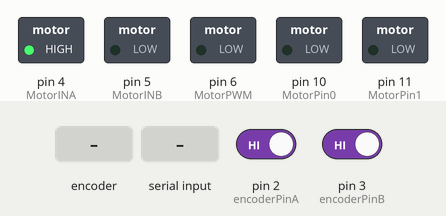
Bench run of a sketch on a simulated Arduino Pro Mini, built with avr-gcc and run on an emulated ATmega328P. Parts: switched loads named in the sketch (green lamp = pin HIGH). The test bench sets the inputs (shaded band); at power-on: pin 2 (encoderPinA) HIGH, pin 3 (encoderPinB) HIGH. What the sketch prints to the serial monitor is not drawn.

Above: at 1.2 s.
1.3 s: rotary encoder on pin 2 (encoderPinA) / pin 3 (encoderPinB) turned 3 steps (first pin leading)
At 2.4 s:
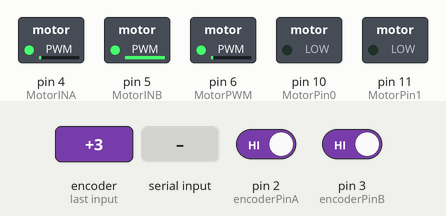
3.5 s: "{" received over Serial
At 3.8 s:
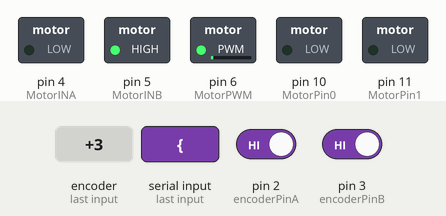
5.0 s: rotary encoder on pin 2 (encoderPinA) / pin 3 (encoderPinB) turned 2 steps (second pin leading)
At 6.3 s:
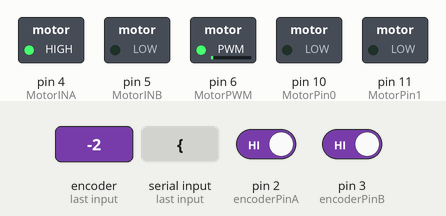
6.9 s: "{" received over Serial
At 7.7 s:
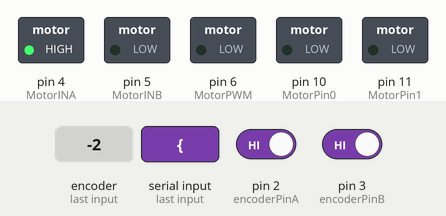
8.4 s: rotary encoder on pin 2 (encoderPinA) / pin 3 (encoderPinB) turned 3 steps (first pin leading)
At 10.1 s:
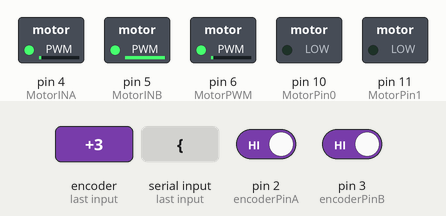
10.5 s: rotary encoder on pin 2 (encoderPinA) / pin 3 (encoderPinB) turned 2 steps (second pin leading)
At 11.2 s:
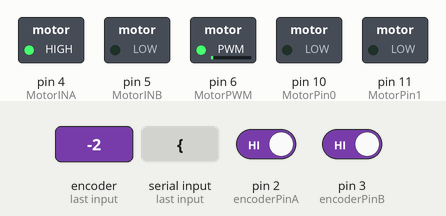
Timing chart, 0 to 13.4 s (numbered marks = the images above; inputs shaded):
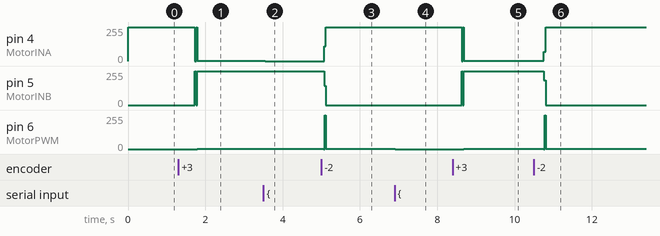

The sketch:

joint_position_controller_VNH5019.ino
```cpp
/*
   Created Or Edited on: 14/12/2015
   Author: Zach
           qoogood1234@gmail.com
*/

#include <SoftwareSerial.h>
#include <Metro.h>
#define L298N 0
#define VNH5019 1
#define DRIVER VNH5019
//#define AXIS_TYPE OUTWARD
#define CW 1 //L0 L2 L3 R2 R3
#define CCW -1 //L1 R0 R1
#define AXIS_TYPE CCW
#define HOME_SPEED_PWM 150 //150

//MOTOR PWM PIN ASSIGNMENT

#define MotorPin0 10 //pro mini
#define MotorPin1 11 //pro mini


#define MotorINA 4
#define MotorINB 5
#define MotorPWM 6


//ENCODER PIN ASSIGNMENT
#define encoderPinA 2
#define encoderPinB 3

// STATE MACHINE
#define INIT_STATE 0
#define HOME_STATE 1
#define HOME_ZONE_STATE 2
#define WORKING_RANGE_STATE 3
#define END_ZONE_STATE 4
#define MAX_PWM 255
double rad_tick=(double)6.28/32767; //resolution
double degree_tick=(double)360/32767; //resolution

int state=WORKING_RANGE_STATE;
int home_switch=0;
int offset_flag=0;


struct mySerialSendByte{
  char cS=0;
  char cS2=0;
  byte cV0H=0;
  byte cV0L=0;
  byte cV1H=0;
  byte cV1L=0;
  byte cV2H=0;
  byte cV2L=0;
  byte cV3H=0;
  byte cV3L=0;
  byte cV4H=0;
  byte cV4L=0;
  char cF=0;
  char cF2=0;
  };
mySerialSendByte mySerialSendByte;
double cmdPwm=0;
double cmdPos_ROS=0,anglePos_ROS=0; //degree
double pos_offset=0;
int pos_offset_v=0;
double max_working_rage=0;
double cmdPos_Joint=0,anglePos_Joint=0,anglePos_Joint_last=0,angleSpeed_Joint;
double Kp=20;
//ENC STATE
int pinAState = 0;int pinAStateOld = 0;int pinBState = 0;int pinBStateOld = 0;

volatile long encoderPos = 0;
volatile long unknownvalue = 0;

Metro mainTimer = Metro(10);
Metro feedbackTimer = Metro(10);
//HOME
#define HomePin 0
#define EndPin 1


void setup() {

    pinMode(MotorPin0, OUTPUT);
    pinMode(MotorPin1, OUTPUT);

    pinMode(MotorINA, OUTPUT);
    pinMode(MotorINB, OUTPUT);
    pinMode(MotorPWM, OUTPUT);

    pinMode(encoderPinA, INPUT);
    digitalWrite(encoderPinA, HIGH); // turn on pullup resistor
    pinMode(encoderPinB, INPUT);
    digitalWrite(encoderPinB, HIGH); // turn on pullup resistor

    attachInterrupt(0, doEncoder, CHANGE); // encoder pin on interrupt 0 - pin 2
    attachInterrupt(1, doEncoder, CHANGE);

    Serial.begin (57600);

}

void loop(){

  if (feedbackTimer.check() == true) {
      send_feedback();
      //delay(10);
  }


  if (mainTimer.check() == true) {
       control_loop();
       angleSpeed_Joint = double((anglePos_Joint-anglePos_Joint_last)/0.01);
       anglePos_Joint_last=anglePos_Joint;
       printTemple();
  }
//printTemple();
}

void control_loop(){
    /////WRITE ENC to mega

    //READ HOME SENSOR VALUE
    int HomeValue=0;//analogRead(HomePin);
    int EndValue=0;//analogRead(EndPin);

    //GET CMD FROM MEGA
    get_cmd_pos();

    //CREATE cmdPos_Joint

    pos_offset=pos_offset+0.01*pos_offset_v;


    cmdPos_Joint=cmdPos_ROS+pos_offset;

    //GET ENC
    get_angle_from_enc();


    //CONTROL STRATERGY
    switch(state){

      case INIT_STATE:
            send_cmd_to_motor(0);
            if(home_switch==1)
              state=HOME_STATE;
            break;

      case HOME_ZONE_STATE:
            if(home_switch==1)
              go_joint_pos_ros(0);
            else{
              if(cmdPos_ROS>anglePos_ROS) {
                    go_joint_pos_ros(cmdPos_ROS);
                    state=WORKING_RANGE_STATE;
              }
              else
                    go_joint_pos_ros(0);
            }
            break;


      case WORKING_RANGE_STATE:
            if(home_switch==1)
              state=HOME_STATE;
            else {
              if(HomeValue>650) {
                  state=HOME_ZONE_STATE;
              }
              else if (EndValue>650){
                  max_working_rage=anglePos_ROS;
                  state=END_ZONE_STATE;
                }
                else
                {
                  //PWM testing 正轉
                  digitalWrite(MotorINA,1);digitalWrite(MotorINB,0);analogWrite(MotorPWM,255);
                  //PWM testing 反轉
                  //digitalWrite(MotorINA,0);digitalWrite(MotorINB,1);analogWrite(MotorPWM,255);
                  //position control
                  go_joint_pos_ros(cmdPos_ROS);
                }
            }


            break;

      }
  }


void send_feedback(){

    int V[3]={state,(int)anglePos_ROS,(int)cmdPos_ROS};
    //int V[3]={1,2,3};
    mySerialSendByte.cS='{';
    mySerialSendByte.cV0H =highByte(V[0]);
    mySerialSendByte.cV0L =lowByte(V[0]);

    mySerialSendByte.cV1H =highByte(V[1]);
    mySerialSendByte.cV1L =lowByte(V[1]);

    mySerialSendByte.cV2H =highByte(V[2]);
    mySerialSendByte.cV2L =lowByte(V[2]);

    mySerialSendByte.cF='.';
    mySerialSendByte.cF2='}';

    byte sendBuffer[10] = {0};//[12];
    sendBuffer[0]=mySerialSendByte.cS;
    sendBuffer[1]=mySerialSendByte.cV0H;
    sendBuffer[2]=mySerialSendByte.cV0L;
    sendBuffer[3]=mySerialSendByte.cV1H;
    sendBuffer[4]=mySerialSendByte.cV1L;
    sendBuffer[5]=mySerialSendByte.cV2H;
    sendBuffer[6]=mySerialSendByte.cV2L;
    sendBuffer[7]=highByte(V[0]+V[1]+V[2]);
    sendBuffer[8]=lowByte(V[0]+V[1]+V[2]);
    sendBuffer[9]=mySerialSendByte.cF2;
    //Serial.write(sendBuffer,1);
    Serial.write(sendBuffer,sizeof(sendBuffer));


  }

void go_joint_pos_ros(double target_pos_ros) {
      double target_pos_joint=target_pos_ros+pos_offset;
      cmdPwm=Kp*(target_pos_joint-anglePos_Joint);
  if(AXIS_TYPE == CCW){
    if(DRIVER==L298N)
      send_cmd_to_motor(-cmdPwm);
    else if(DRIVER==VNH5019)
      send_cmd_to_motor_VNH5019(-cmdPwm);
  }
  else{
    if(DRIVER==L298N)
      send_cmd_to_motor(cmdPwm);
    else if(DRIVER==VNH5019)
      send_cmd_to_motor_VNH5019(cmdPwm);
     }
  }


void get_cmd_pos() {

    //GET POS_CMD FROM MEGA

     char rS=(char)Serial.read();
     if(rS=='{'){
     char commandArray[5];
     Serial.readBytes(commandArray,5);
     byte rSH=commandArray[0];
     byte rSL=commandArray[1];
     byte rPH=commandArray[2];
     byte rPL=commandArray[3];
     char rF=commandArray[4];
     if(rF=='}') {
       pos_offset_v=((rSH<<8)+rSL)*0.01;
       cmdPos_ROS=((rPH<<8)+rPL); //degree
       //cmdPos_ROS=quantity*rad_tick*(double)360/6.28;
       }
     }

}


void get_angle_from_enc() {

  if(AXIS_TYPE == CCW){
          anglePos_Joint=1*encoderPos*0.00694;//(double)360/(64*810*1);
          anglePos_ROS=anglePos_Joint-pos_offset;
  }
  else{
          anglePos_Joint=-1*encoderPos*0.00694;//(double)360/(64*810*1);
          anglePos_ROS=anglePos_Joint-pos_offset;
  }
}


void send_cmd_to_motor(int cmdpwm) {

    int vPlus=0,vMinus=0;
    if(cmdpwm>=0)
    {
      vPlus=cmdpwm;
      vMinus=0;
    }
    else if(cmdpwm<0)
     {
      vPlus=0;
      vMinus=-cmdpwm;
    }

     if(vPlus>=MAX_PWM)
        vPlus=MAX_PWM;
     else if(vPlus<-MAX_PWM)
          vPlus=-MAX_PWM;


     if(vMinus>=MAX_PWM)
        vMinus=MAX_PWM;
     else if(vMinus<-MAX_PWM)
          vMinus=-MAX_PWM;
    analogWrite(MotorPin1,vPlus);
    analogWrite(MotorPin0,vMinus);

}


void send_cmd_to_motor_VNH5019(int cmdpwm) {

    int dir;
    if (cmdpwm>=0)
      dir=1;
    else
      dir=-1;

    cmdpwm=abs(cmdpwm);


    if(cmdpwm>=MAX_PWM)
      cmdpwm=MAX_PWM;
    if (dir==1){
      digitalWrite(MotorINA,1);
      digitalWrite(MotorINB,0);
      analogWrite(MotorPWM,cmdpwm);
    }
    else{
      digitalWrite(MotorINA,0);
      digitalWrite(MotorINB,1);
      analogWrite(MotorPWM,cmdpwm);
      }
}

void doEncoder() {
    // encoderPos++;
    pinAState = digitalRead(2);
    pinBState = digitalRead(3);

    if (pinAState == 0 && pinBState == 0) {
    if (pinAStateOld == 1 && pinBStateOld == 0) // forward
    encoderPos ++;
    if (pinAStateOld == 0 && pinBStateOld == 1) // reverse
    encoderPos --;
    if (pinAStateOld == 1 && pinBStateOld == 1) // unknown
    unknownvalue ++;
    if (pinAStateOld == 0 && pinBStateOld == 0) // unknown
    unknownvalue ++;
    }
    if (pinAState == 0 && pinBState == 1) {
    if (pinAStateOld == 0 && pinBStateOld == 0) // forward
    encoderPos ++;
    if (pinAStateOld == 1 && pinBStateOld == 1) // reverse
    encoderPos --;
    if (pinAStateOld == 1 && pinBStateOld == 0) // unknown
    unknownvalue ++;
    if (pinAStateOld == 0 && pinBStateOld == 1) // unknown
    unknownvalue ++;
    }
    if (pinAState == 1 && pinBState == 1) {
    if (pinAStateOld == 0 && pinBStateOld == 1) // forward
    encoderPos ++;
    if (pinAStateOld == 1 && pinBStateOld == 0) // reverse
    encoderPos --;
    if (pinAStateOld == 0 && pinBStateOld == 0) // unknown
    unknownvalue ++;
    if (pinAStateOld == 1 && pinBStateOld == 1) // unknown
    unknownvalue ++;
    }

    if (pinAState == 1 && pinBState == 0) {
    if (pinAStateOld == 1 && pinBStateOld == 1) // forward
    encoderPos ++;
    if (pinAStateOld == 0 && pinBStateOld == 0) // reverse
    encoderPos --;
    if (pinAStateOld == 0 && pinBStateOld == 1) // unknown
    unknownvalue ++;
    if (pinAStateOld == 1 && pinBStateOld == 0) // unknown
    unknownvalue ++;
    }
    pinAStateOld = pinAState;
    pinBStateOld = pinBState;
}


void printTemple(){
        Serial.print(" cmdPos_ROS: "); Serial.print(cmdPos_ROS);
        Serial.print(" cmdPos_Joint: ");Serial.print(cmdPos_ROS);
        //Serial.print(" anglePos_ROS: "); Serial.print(anglePos_ROS);
        //Serial.print(" anglePos_Joint: ");Serial.print(anglePos_Joint);
        Serial.print(" angleSpeed_Joint: ");Serial.print(angleSpeed_Joint);
        Serial.print(" cmdPwm: ");Serial.print(cmdPwm);
        Serial.println("");

  }
```

Measured:
- after the input at 1.3 s, pin 4 (MotorINA): 255/255 → 1/255 after 0.43 s; pin 5 (MotorINB): 0/255 → 254/255 after 0.43 s; pin 6 (MotorPWM): 0/255 → 1/255 after 0.49 s
- after the input at 3.5 s, pin 4 (MotorINA): 1/255 → 0/255 after 0.05 s; pin 5 (MotorINB): 254/255 → 255/255 after 0.05 s
- after the input at 5.0 s, pin 4 (MotorINA): 0/255 → 255/255 after 0.08 s; pin 5 (MotorINB): 255/255 → 0/255 after 0.08 s; pin 6 (MotorPWM): 1/255 → 0/255 after 0.06 s, → 255/255 0.03 s later, → 1/255 0.03 s later
- after the input at 6.9 s, pin 6 (MotorPWM): 1/255 → 0/255 at once
- after the input at 8.4 s, pin 4 (MotorINA): 255/255 → 1/255 after 0.24 s; pin 5 (MotorINB): 0/255 → 254/255 after 0.24 s; pin 6 (MotorPWM): 0/255 → 1/255 after 0.28 s
- after the input at 10.5 s, pin 4 (MotorINA): 1/255 → 255/255 after 0.26 s; pin 5 (MotorINB): 254/255 → 0/255 after 0.26 s; pin 6 (MotorPWM): 1/255 → 0/255 after 0.25 s, → 255/255 0.03 s later, → 1/255 0.02 s later
